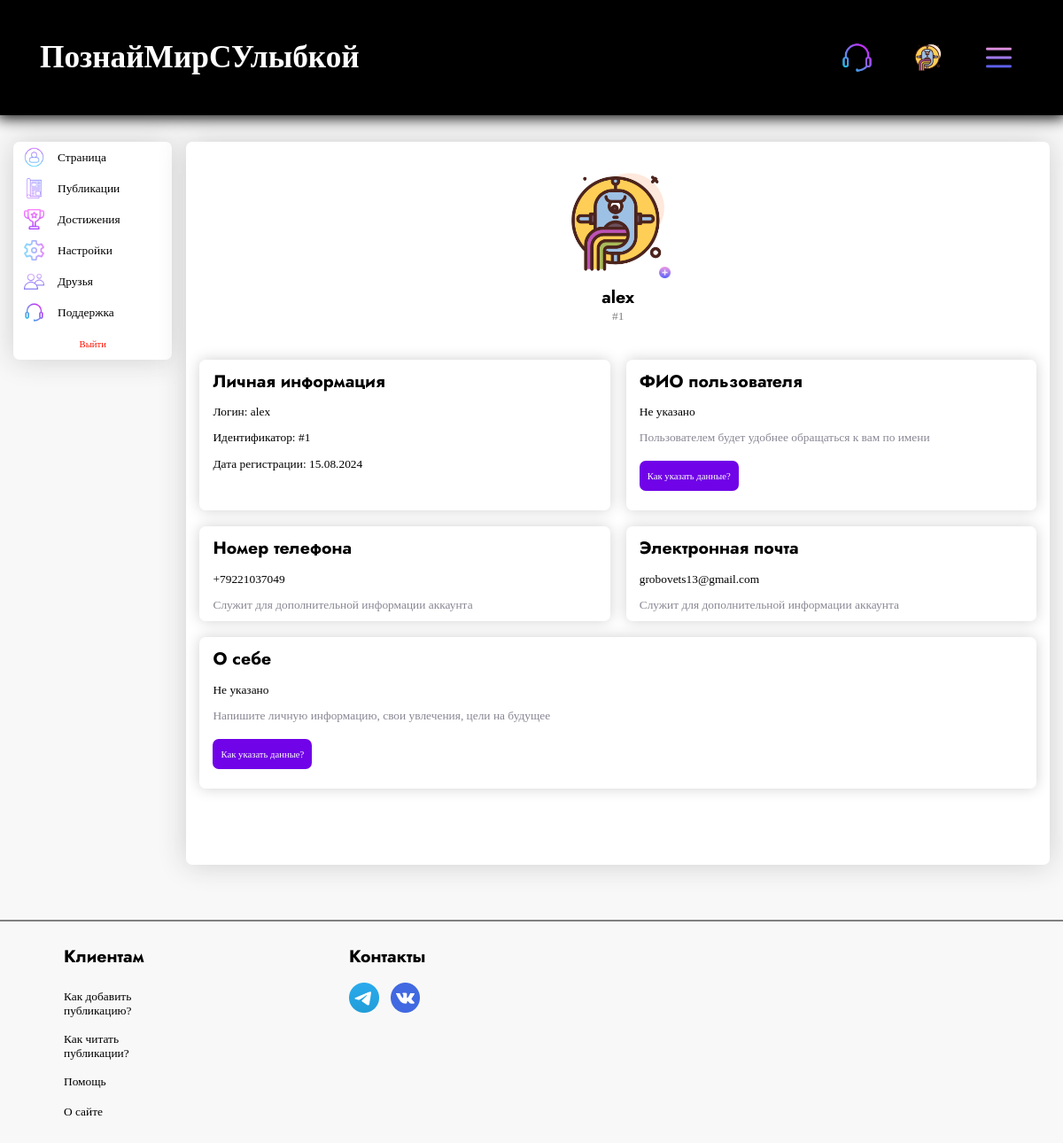
Before: /profile/alex/page (signed in) with the older database file.
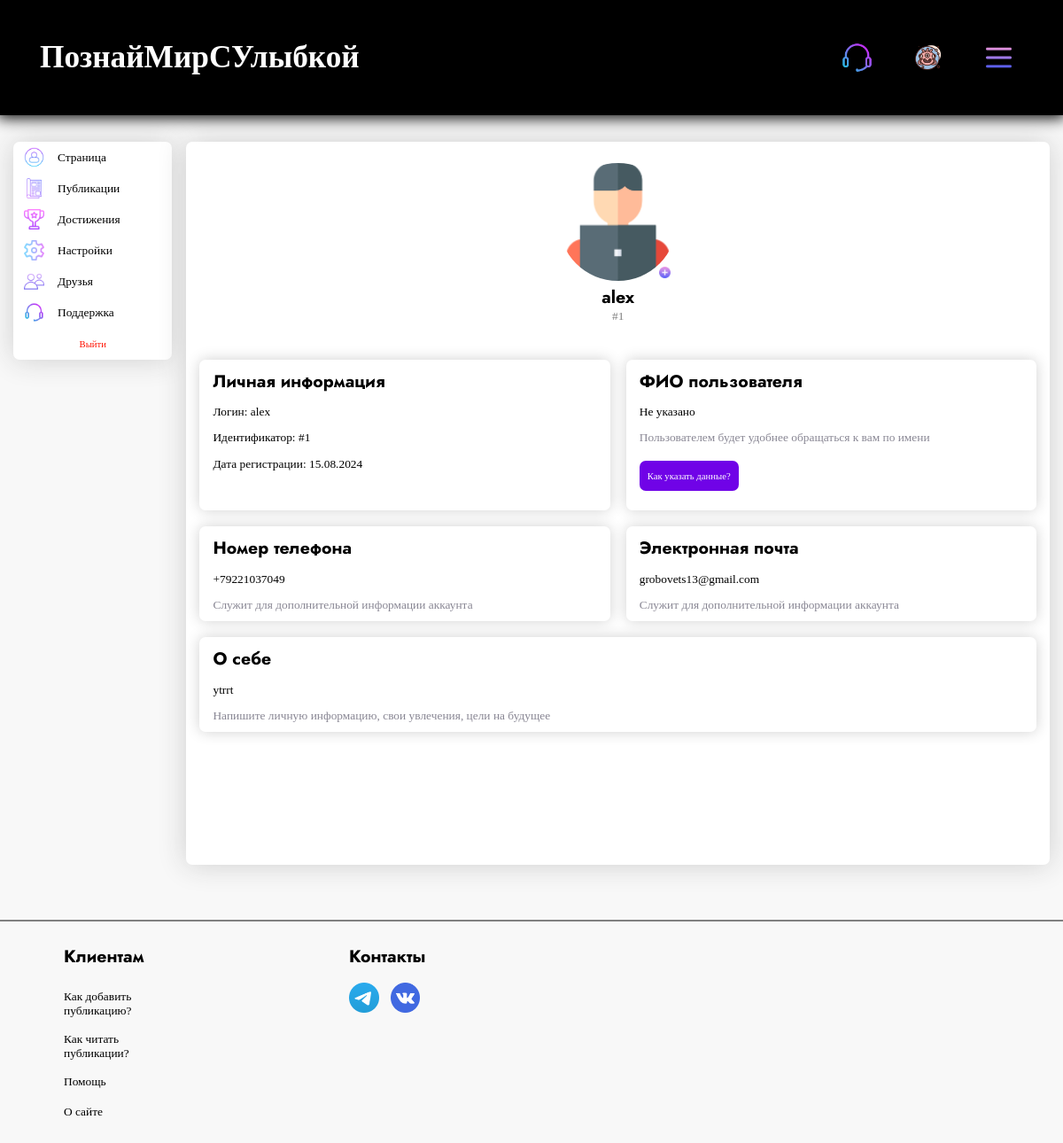
After: the same page with the newer database file.
### tables this page shows
CREATE TABLE menu_logged (
            text VARCHAR(80) NOT NULL,
            url VARCHAR(80) NOT NULL,
            img_url VARCHAR(80) NOT NULL,
            class VARCHAR(80) NOT NULL
            );

CREATE TABLE users (
                        id INTEGER PRIMARY KEY,
                        name VARCHAR(20) NOT NULL,
                        password VARCHAR(30) NOT NULL,
                        avatar VARCHAR(80) NOT NULL,
                        add_info VARCHAR(120) NOT NULL,
                        type_info VARCHAR(30) NOT NULL,
                        email VARCHAR(100),
                        number VARCHAR(13),
                        date DATETIME NOT NULL,
                        first_name VARCHAR(50),
                        surname VARCHAR(60),
                        last_name VARCHAR(60),
                        about_me TEXT,
                        coins TINYINT DEFAULT 0
                        );

### app.py (the view)
@app.route('/profile/<name>/page', methods=['GET', 'POST'])
@login_required
def profile_page(name):
    db.profile_menu()
    title = 'Профиль - ' + name
    return render_template('profile.html',
                           links_header=db.get_info_menu_right(current_user),
                           title=title,
                           menu=db.profile_menu(),
                           links_header_text=db.get_info_menu_left(),
                           form_exit=ExitForm(),
                           redirect=redirect,
                           url_for=url_for,
                           range=range,
                           form_avatar=AvatarForm(),
                           info=db.get_info_profile_page(current_user)[0],
                           none=None,
                           strptime=dt.datetime.strptime)

### forms.py
class ExitForm(FlaskForm):
    submit1 = SubmitField('Выйти')

class AvatarForm(FlaskForm):
    links = [f'{IMG}avatar{i}.png' for i in range(1, 5)]
    radio = RadioField('radio', choices=[(i, i) for i in links])
    file = FileField('Выбери файл')
    submit = SubmitField('Подтвердить')

### app.py (called while the page is built)
@login_manager.user_loader
def load_user(user_id):
    return UserLogin().add_info_user(user_id, db)

### database.py (called while the page is built)
    def get_info_menu_right(self, current_user):
        if current_user.is_authenticated:
            self.cursor.execute('SELECT * FROM menu_logged')
            res = self.cursor.fetchall()
            return res
        self.cursor.execute('SELECT * FROM menu')
        res = self.cursor.fetchall()
        return res

    def get_info_menu_left(self):
        self.cursor.execute('SELECT * FROM menu_text')
        res = self.cursor.fetchall()
        return res

    def profile_menu(self):
        self.cursor.execute('SELECT * FROM menu_profile')
        return self.cursor.fetchall()

    def get_info_user(self, user_id):
        self.cursor.execute(f"""SELECT *
                                FROM users
                                WHERE id = {user_id}""")
        return self.cursor.fetchone()

### templates/profile.html (shortened to what the changed rows need)
{% extends 'index.html' %}
{% block content %}
  <div class = 'profile_main_div'>
    <div class = 'window_profile_div'>
        {% block window %}
        <div class = 'info_profile_div'>
          <a class = 'avatar_div' href = 'change_avatar'>
            <img src = '{{current_user.get_avatar()}}' class = 'avatar_profile_page'>
            <img src = '{{url_for("static", filename="images/plus.png")}}' class = 'plus_profile_page'>
          </a>
          <h3> {{current_user.get_name()}} </h3>
          <p class = 'text_id_profile'> #{{info['id']}}
        </div>
        <div class = 'content_window_profile_div'>
          <div class = 'login_profile_div'>
            <div>
              <h3> Личная информация </h3>
              <p class = 'text_in_div_profile info_text_profile'>
                Логин: {{info['name']}}
              </p>
              <p class = 'text_in_div_profile info_text_profile'>
                Идентификатор: #{{info['id']}}
              </p>
              <p class = 'text_in_div_profile info_text_profile'>
                Дата регистрации: {{strptime(info['date'], '%Y-%m-%d %H:%M:%S.%f').strftime('%d.%m.%Y')}}
              </p>
            </div>
          </div>
          <div class = 'number_profile_div'>
            <div>
            <h3> Номер телефона </h3>
              {% if not info['number'] is none %}
              <p class = 'text_in_div_profile info_text_profile'>
                {{info['number']}}
              </p>
              <p class = 'text_in_div_profile desc_text_profile'> Служит для дополнительной информации аккаунта </p>
            {% endif %}
            </div>
          </div>
          <div class = 'email_profile_div'>
            <div>
              <h3> Электронная почта </h3>
              {% if not info['email'] is none %}
              <p class = 'text_in_div_profile info_text_profile'>
                {{info['email']}}
              </p>
              <p class = 'text_in_div_profile desc_text_profile'> Служит для дополнительной информации аккаунта </p>
            {% endif %}
            </div>
          </div>
          <div class = 'about_me_profile_div'>
            <div>
              <h3> О себе </h3>
              {% if not info['about_me'] is none %}
              <p class = 'text_in_div_profile info_text_profile'>
                {{info['about_me']}}
              </p>
              <p class = 'text_in_div_profile desc_text_profile'> Напишите личную информацию, свои увлечения, цели на будущее </p>
              {% else %}
              <p class = 'text_in_div_profile info_text_profile'> Не указано </p>
              <p class = 'text_in_div_profile desc_text_profile'> Напишите личную информацию, свои увлечения, цели на будущее </p>
            </div>
            <div>
              <button onclick = 'open_help_form()' class = 'btn_in_div_profile'>
                <span> Как указать данные? </span>
              </button>
              {% endif %}
            </div>
          </div>
        </div>
      {% endblock %}
    </div>
  </div>
{% endblock %}

### templates/index.html (shortened to what this page needs)
<!DOCTYPE html>
<html lang="en">
<head>
    <link rel = 'stylesheet' href = '{{url_for("static", filename="css/style.css")}}'>
</head>
{% block body %}
<body style = 'background: #f8f8f8'>
  <div class = 'dark_screen'>
{% endblock %}
    <div class = 'header'>
        {% if current_user.is_authenticated %}
        <a href = '/profile/{{current_user.get_name()}}'>
        {% else %}
        <a href = '/'>
        {% endif %}
          <h1> ПознайМирСУлыбкой </h1>
        </a>
        {% block links_header %}
            {% for link in links_header %}
            <a class = 'block_link_header {{link["class"]}}' href = '{{link["url"]}}'>
                <img src = '{{link["img_url"]}}' class = 'img_link_header'>
            </a>
            {% endfor %}
        {% endblock %}
        <div class = 'menu_links_header_div'>
          <button class = 'menu_links_header_btn' onclick = 'open_menu_links_header()'>
            <img src = '{{url_for("static", filename="images/menu_iconic.png")}}' class = 'menu_links_header_img'>
          </button>
        </div>
    </div>
    {% block content %}{% endblock %}
    {% block footer %}
    <footer>
      <div class = 'content_footer'>
        <div class = 'clients_div'>
          <h3 style = 'margin-left: 8px'> Клиентам </h3>
          <div class = 'links_clients_div'>
            <div class = 'footer_link_div'>
              <button class = 'footer_help_btn'>
                <p style = 'word-break: break-word; text-align: left'> Как добавить публикацию? </p>
              </button>
            </div>
            <div class = 'footer_link_div'>
              <button class = 'footer_help_btn'>
                <p style = 'word-break: break-word; text-align: left'> Как читать публикации? </p>
              </button>
            </div>
            <div class = 'footer_link_div'>
              <a href = '/support' class = 'footer_link'>
                <p style = 'word-break: break-word; text-align: left'> Помощь </p>
              </a>
            </div>
            <div class = 'footer_link_div'>
              <button class = 'footer_help_btn'>
                <p style = 'word-break: break-word; text-align: left'> О сайте </p>
              </button>
            </div>
          </div>
        </div>
        <div class = 'connect_div'>
          <h3> Контакты </h3>
          <div class = 'iconic_div_footer'>
            <a href = 'https://t.me/rayson0_0' class = 'iconic_footer_a'>
              <img src = '{{url_for("static", filename="images/iconic/telegram.png")}}' class = 'iconic_img_footer'>
            </a>
            <a href = 'https://vk.com/id818581144' class = 'iconic_footer_a' style = 'margin-left: 1em'>
              <img src = '{{url_for("static", filename="images/iconic/vk.png")}}' class = 'iconic_img_footer'>
            </a>
          </div>
        </div>
      </div>
    </footer>
    {% endblock %}
  </div>
</body>
</html>

Changed rows visible on the page:
changed menu_logged (number 2 of 2 on the later page): img_url: a different picture
changed users "alex": get_avatar: a different picture; about_me (not shown) → "ytrrt"
Other visible differences:
text no longer shown: "Не указано Как указать данные?"
